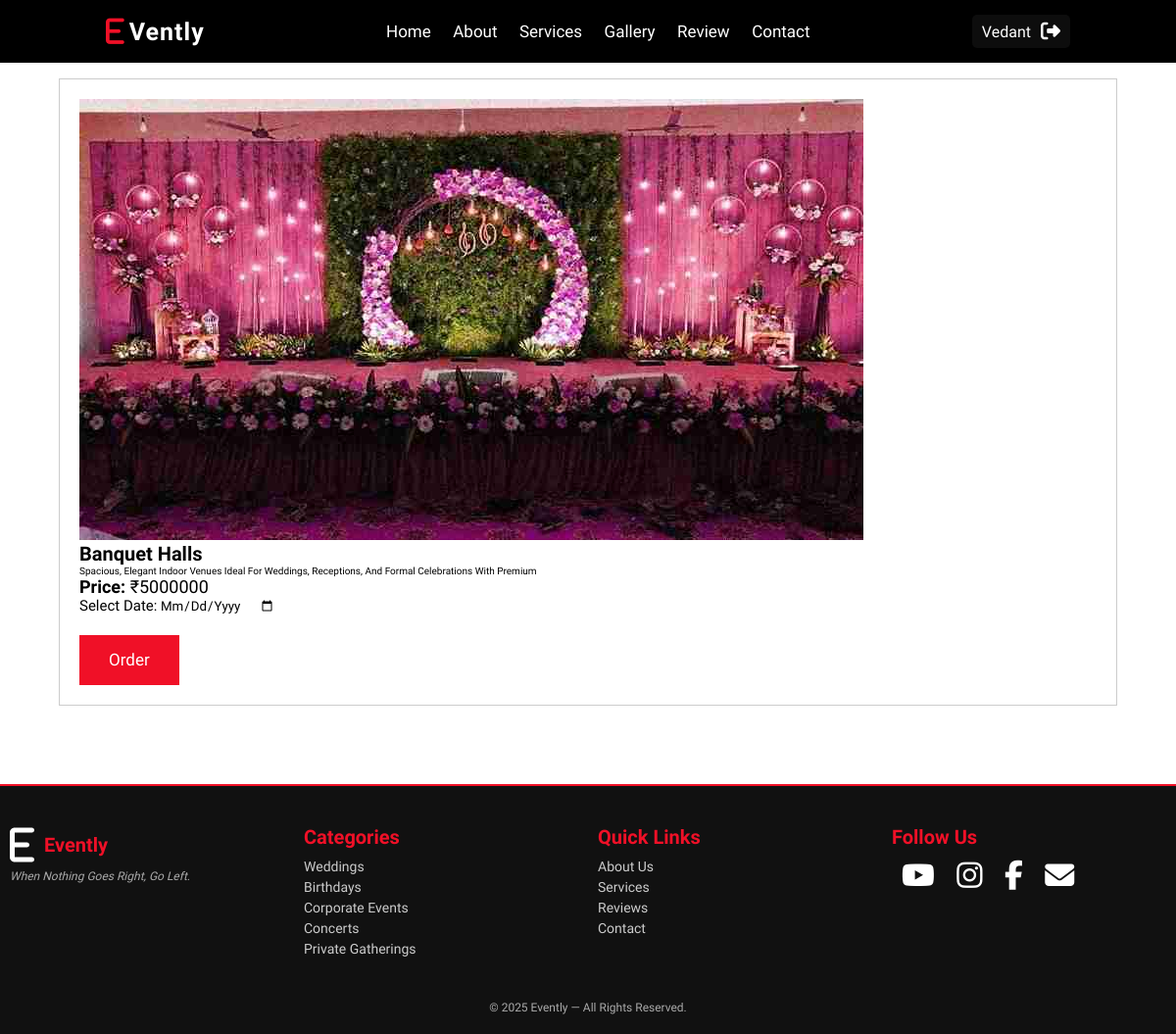
Screenshot of /book.php?vid=1 (signed in) with the database file from the repository.
### tables this page shows
CREATE TABLE `venue` (
  `vid` int(10) NOT NULL,
  `vname` varchar(30) NOT NULL,
  `vimage` varchar(100) NOT NULL,
  `vdesc` varchar(100) NOT NULL,
  `vprice` int(50) NOT NULL
);

### book.php (the view, shortened to what this page needs)
<!DOCTYPE html>
<html lang="en">
<head>
    <link rel="stylesheet" href="https://cdnjs.cloudflare.com/ajax/libs/Swiper/11.0.5/swiper-bundle.min.css">
    <link rel="stylesheet" href="https://cdnjs.cloudflare.com/ajax/libs/Swiper/5.3.7/css/swiper.min.css">
    <link rel="stylesheet" href="https://cdnjs.cloudflare.com/ajax/libs/font-awesome/6.5.0/css/all.min.css">
    <link rel="stylesheet" href="style.css">
</head>
<body>
    <?php include "./partials/header.php"; ?>
    <?php
        if (isset($_GET['vid'])) {
            $vid = intval($_GET['vid']);
            $sql = "SELECT * FROM venue WHERE vid = $vid";
            $result = mysqli_query($conn, $sql);
            if ($row = mysqli_fetch_assoc($result)) {
                $vname = $row['vname'];
                $vimage = $row['vimage'];
                $vdesc = $row['vdesc'];
                $vprice = $row['vprice'];
                echo '
                <section class="cart" style="padding: 80px 60px;">
                    <div class="container">
                        <div class="venue-box" style="border: 1px solid #ccc; padding: 20px;">
                            <img src="./admin/images/' . $vimage . '" alt="' . $vname . '" style="max-width: 100%; height: auto;">
                            <h3 style="font-size:20px;">' . $vname . '</h3>
                            <p>' . $vdesc . '</p>
                            <p style="font-size:18px;"><strong>Price:</strong> ₹' . $vprice . '</p>
                            <form method="POST" action="cart.php">
                                <input type="hidden" name="vid" value="' . $vid . '">
                                <label for="date" style="font-size:15px;">Select Date:</label>
                                <input type="date" name="date" required><br><br>
                                <button type="submit" class="btn btn-primary">Order</button>
                            </form>
                        </div>
                    </div>
                </section>';
            } else {
                echo "<p>Venue not found.</p>";
            }
        } else {
            echo "<p>No venue selected.</p>";
        }
    ?>
    <?php include './partials/footer.php'; ?>
</body>
</html>

### style.css (style rules this page uses)
* { font-family: "besley",serif; margin:0; padding:0; box-sizing: border-box; border: none; outline:none; text-transform: capitalize; text-decoration: none; transition: 0.2s all linear; }
html { font-size: 62.5%; overflow-x:hidden; scroll-padding-top:9rem; scroll-behavior: smooth; }
section { padding: 2rem 7%; }
:root { --main:#f01027; --box_shadow:0 0.5rem 1.5rem rgba(0,0,0,0,3); }
.btn { background: var(--main); cursor: pointer; color: #fff; display: inline-block; padding: 0.9em 3rem; margin-top: 1rem; font-size: 1.7em; }

### rows the page displays
venue: vimage (picture), vname "Banquet Halls", vdesc "Spacious, Elegant Indoor Venues Ideal For Weddings, Receptions, And Formal Celebrations With Premium", vprice "5000000"

### other values shown
$emailName "Vedant"
